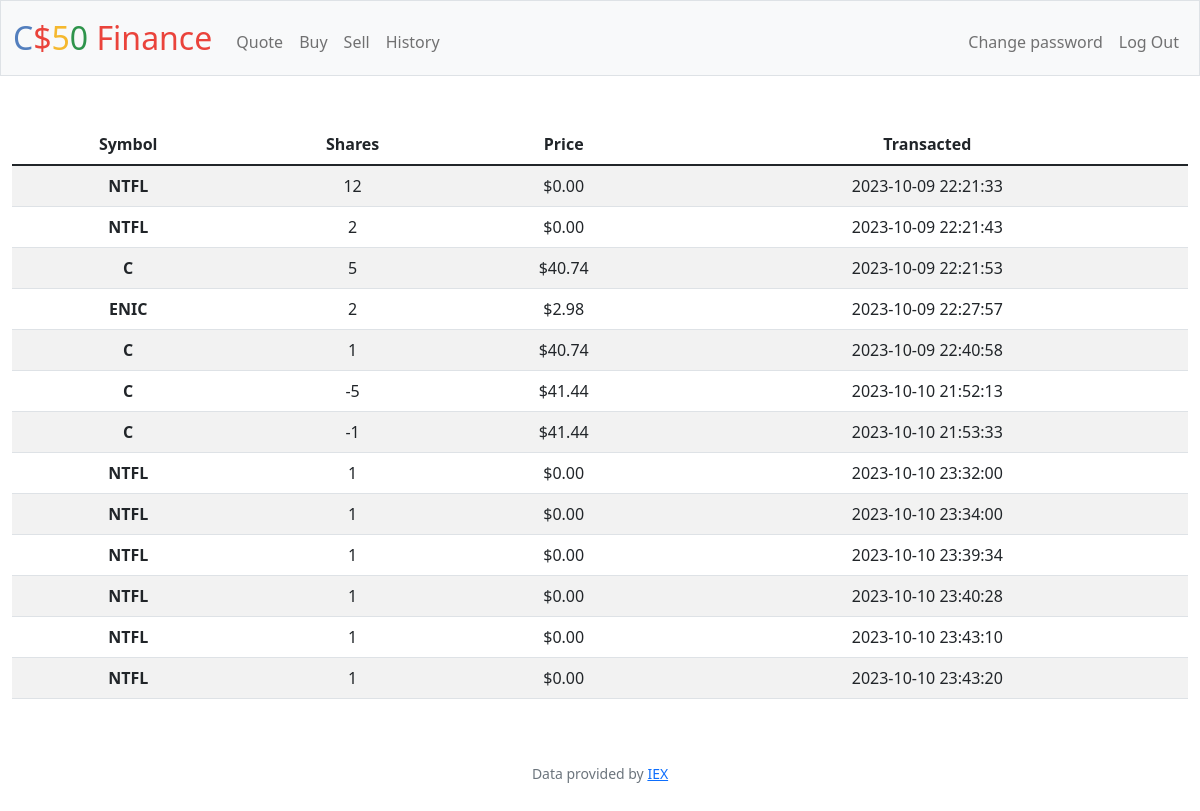
Screenshot of /history (signed in) with the database file from the repository.
### tables this page shows
CREATE TABLE transactions (id INTEGER, person_id INTEGER, symbol TEXT, num_shares INTEGER, price INTEGER, time TIMESTAMP NULL DEFAULT CURRENT_TIMESTAMP, PRIMARY KEY (id), FOREIGN KEY (person_id) REFERENCES users);

### app.py (the view)
@app.route("/history")
@login_required
def history():
    history = db.execute("SELECT symbol, num_shares, price, time FROM transactions WHERE person_id = ?;", session["user_id"])
    if not history:
        return apology("no history records yet", 400)
    for el in history:
        el["price"] =(usd(float(el["price"])))
    return render_template("history.html", history=history)

### app.py (called while the page is built)
@app.after_request
def after_request(response):
    response.headers["Cache-Control"] = "no-cache, no-store, must-revalidate"
    response.headers["Expires"] = 0
    response.headers["Pragma"] = "no-cache"
    return response

### helpers.py (called while the page is built)
def login_required(f):
    @wraps(f)
    def decorated_function(*args, **kwargs):
        if session.get("user_id") is None:
            return redirect("/login")
        return f(*args, **kwargs)
    return decorated_function

def usd(value):
    return f"${value:,.2f}"

### templates/history.html (shortened to what this page needs)
{% extends "layout.html" %}
{% block main %}
    <table class="table table-striped">
        <thead>
            <tr>
                <th>Symbol</th>
                <th>Shares</th>
                <th>Price</th>
                <th>Transacted</th>
            </tr>
        </thead>
        <tbody>
            {% for el in history %}
                <tr>
                    <th>{{ el["symbol"] | upper }}</th>
                    <td>{{ el["num_shares"] }}</td>
                    <td>{{ el["price"] }}</td>
                    <td>{{ el["time"] }}</td>
                </tr>
            {% endfor %}
        </tbody>
    </table>
{% endblock %}

### rows the page displays
transactions: symbol "NTFL", num_shares "12", price "$0.00", time "2023-10-09 22:21:33"
transactions: symbol "NTFL", num_shares "2", price "$0.00", time "2023-10-09 22:21:43"
transactions: symbol "C", num_shares "5", price "$40.74", time "2023-10-09 22:21:53"
transactions: symbol "ENIC", num_shares "2", price "$2.98", time "2023-10-09 22:27:57"
transactions: symbol "C", num_shares "1", price "$40.74", time "2023-10-09 22:40:58"
transactions: symbol "C", num_shares "-5", price "$41.44", time "2023-10-10 21:52:13"
transactions: symbol "C", num_shares "-1", price "$41.44", time "2023-10-10 21:53:33"
transactions: symbol "NTFL", num_shares "1", price "$0.00", time "2023-10-10 23:32:00"
transactions: symbol "NTFL", num_shares "1", price "$0.00", time "2023-10-10 23:34:00"
transactions: symbol "NTFL", num_shares "1", price "$0.00", time "2023-10-10 23:39:34"
transactions: symbol "NTFL", num_shares "1", price "$0.00", time "2023-10-10 23:40:28"
transactions: symbol "NTFL", num_shares "1", price "$0.00", time "2023-10-10 23:43:10"
transactions: symbol "NTFL", num_shares "1", price "$0.00", time "2023-10-10 23:43:20"
